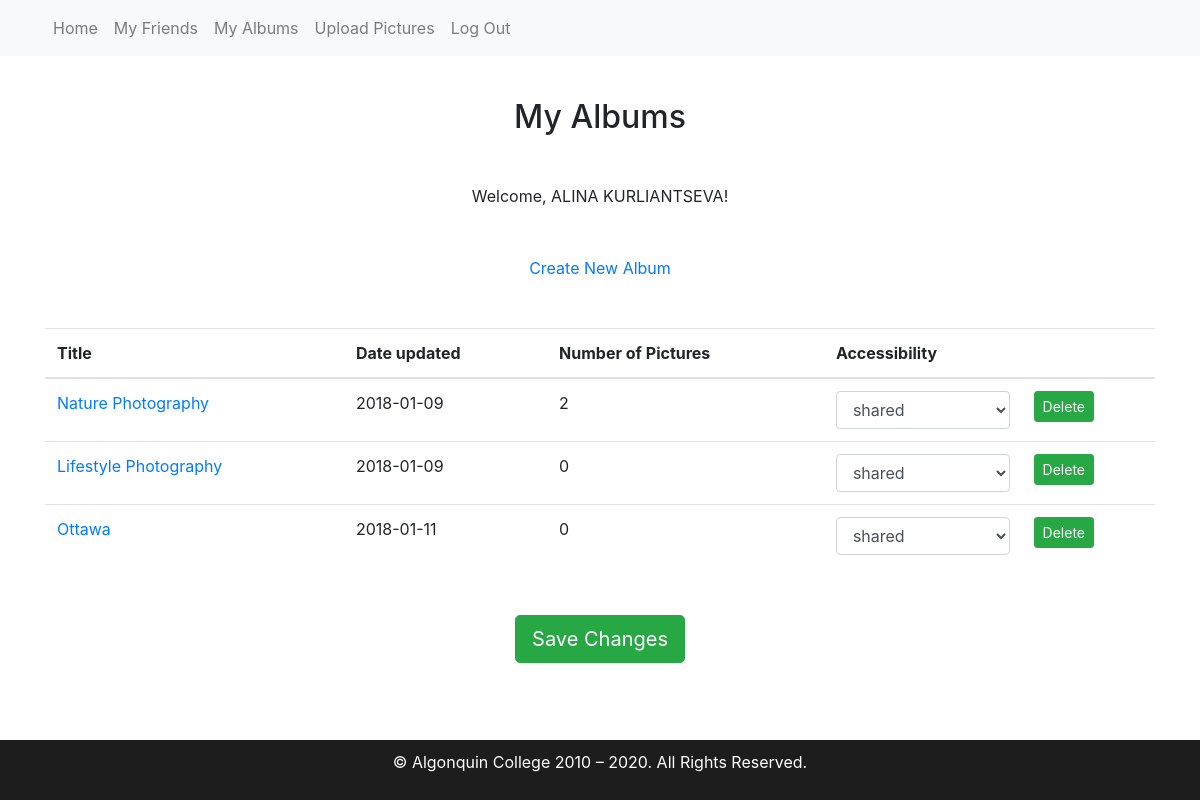
The page /ac-php-project/MyAlbums.php (signed in) on the database its author committed.
### tables this page shows
CREATE TABLE IF NOT EXISTS `User` (
  `user_id` varchar(16) NOT NULL,
  `name` varchar(256) NOT NULL,
  `phone` varchar(16) DEFAULT NULL,
  `password` varchar(256) DEFAULT NULL
);

CREATE TABLE IF NOT EXISTS `Album` (
  `album_id` int(11) NOT NULL,
  `title` varchar(256) NOT NULL,
  `description` varchar(3000) DEFAULT NULL,
  `date_updated` date NOT NULL,
  `owner_id` varchar(16) NOT NULL,
  `accessibility_code` varchar(16) NOT NULL
);

### ac-php-project/includes/session.php (called while the page is built, shortened)
<?php
    class Session {
        private $signed_in = false;
        public function is_signed_in() {
            return $this->signed_in;
        }
        private function check_the_login() {
            if (isset($_SESSION['user_id'])) {
                $this->user_id = $_SESSION['user_id'];
                $this->signed_in = true;
            } else {
                unset($this->user_id);
                $this->signed_in = false;
            }
        }
    }
    $session = new Session();

### ac-php-project/includes/database.php (called while the page is built, shortened)
<?php
    class Database {
        public $connection;
        public function open_db_connection() {
            $this->connection = new mysqli(DB_HOST, DB_USER, DB_PASS, DB_NAME);
        }
        public function query($sql) {
            $result = $this->connection->query($sql);
            return $result;
        }
        public function escape_string($string) {
            $escaped_string = $this->connection->real_escape_string($string);
            return $escaped_string;
        }
    }
    $database = new Database();

### ac-php-project/includes/db_object.php (called while the page is built, shortened)
<?php
    class DB_object {
        public static function find_by_id($id) {
            $the_result_array = static::find_by_query("SELECT * FROM  " . static::$db_table . "  WHERE user_id = '$id' LIMIT 1");
            return !empty($the_result_array) ? array_shift($the_result_array) : false;
        }
        public static function find_by_query($sql) {
            global $database;
            $result_set = $database->query($sql);
            $the_object_array = array();
            while ($row = mysqli_fetch_array($result_set)) {
                $the_object_array[] = static::instantiation($row);
            }
            return $the_object_array;
        }
        public static function instantiation($the_record) {
            $the_object = new $calling_class;
            foreach ($the_record as $the_attribute => $value) {
                if ($the_object->has_the_attribute($the_attribute)) {
                    $the_object->$the_attribute = $value;
                }
            }
            return $the_object;
        }
        private function has_the_attribute($the_attribute) {
            $object_properties = get_object_vars($this);
            return array_key_exists($the_attribute, $object_properties);
        }
    }

### ac-php-project/includes/album.php (called while the page is built, shortened)
<?php
    class Album extends DB_object
    {
        protected static $db_table = "Album";
         public static function find_by_owner_id($id) {
            $the_result_array = static::find_by_query("SELECT * FROM  " . static::$db_table . "  WHERE owner_id = '$id'");
            return !empty($the_result_array) ? ($the_result_array) : false;
        }
    }

### ac-php-project/includes/photo.php (called while the page is built, shortened)
<?php
    class Photo extends DB_object {
        protected static $db_table = "Picture";
        public static function get_all_photos($album_id) {
            global $database;
            $album_id = $database->escape_string($album_id);
            $sql = "SELECT * FROM  " . self::$db_table . " ";
            $sql .= "WHERE album_id = '{$album_id}'";
            $the_result_array = self::find_by_query($sql);
            return count((array)$the_result_array);
        }
    }

### ac-php-project/MyAlbums.php (the view, shortened to what this page needs)
<?php
    include("includes/header.php");
    $all_album = Album::find_by_owner_id($session->user_id);
?>
<div class="container text-center">
<h2 class="my-5">My Albums</h2>
<p class="mb-5">Welcome, <?php echo User::find_by_id($session->user_id)->name; ?>!</p>
<p class="mb-5"><a href="AddAlbum.php">Create New Album</a></p>
    <form action="<?php echo $_SERVER["PHP_SELF"]; ?>" method="post"  enctype="multipart/form-data">
        <table class="table table-hover text-left mb-5">
            <thead>
                <tr>
                    <th>Title </th>
                    <th>Date updated</th>
                    <th>Number of Pictures </th>
                    <th>Accessibility</th>
                    <th></th>
                </tr>
            </thead>
            <tbody>
            <?php
                $albums = Album::find_by_owner_id($session->user_id);
                if($albums != null){
                    foreach ($albums as $album):
                        $albumId = $album->album_id;
            ?>
                        <tr>
                            <td><a href="MyPictures.php?albumId=<?php echo $albumId; ?>"><?php echo $album->title; ?></a></td>
                            <td><?php echo $album->date_updated ?></td>
                            <td><?php echo Photo::get_all_photos($album->album_id); ?></td>
                            <td>
                                <select class="form-control" name="<?php echo $album->album_id; ?>" id="accessibility" value="<?php echo $album->album_id; ?>">
                                    <option  value="<?php echo $album->accessibility_code; ?>"><?php echo $album->accessibility_code; ?> </option>
                                </select>
                            </td>
                            <td>
                                <button type="submit" name="btnDelete" value="<?php echo $album->album_id; ?>" class="btn btn-success btn-sm" onclick="return confirm('Are you sure you want to delete the selected album with all its pictures?')">Delete</button>
                            </td>
                        </tr>
            <?php
                    endforeach;
                }
            ?>
            </tbody>
        </table>
        <p>
            <input type="submit" name="btnUpload" value="Save Changes" class="btn btn-success btn-lg" />
        </p>
    </form>
</div>
<?php include("includes/footer.php");

### ac-php-project/includes/header.php (shortened to what this page needs)
<?php
    require_once("init.php");
?>
<!DOCTYPE html>
<html lang="en" style="position: relative; min-height: 100%;">
    <head>
        <link rel="stylesheet" href="./includes/bootstrap.min.css"/>
    </head>
    <body style="padding-top: 50px; margin-bottom: 60px;">
        <nav class="navbar fixed-top navbar-expand-lg navbar-light bg-light">
            <div class="container">
                <div class="collapse navbar-collapse" id="navbar-toggler-demo">
                    <ul class="navbar-nav mr-auto">
                        <li class="nav-item"><a class="nav-link" href="Index.php">Home</a></li>
                        <li class="nav-item"><a class="nav-link" href="MyFriends.php">My Friends</a></li>
                        <li class="nav-item"><a class="nav-link" href="MyAlbums.php">My Albums</a></li>
                        <li class="nav-item"><a class="nav-link" href="UploadPictures.php">Upload Pictures</a></li>
                        <?php
                            if($session->is_signed_in()) {
                                echo "<li class=\"nav-item\"><a class=\"nav-link\" href='Logout.php'>Log Out</a></li>";
                            } else {
                                echo "<li class=\"nav-item\"><a class=\"nav-link\" href='Login.php'>Log In</a></li>";
                            }
                        ?>
                    </ul>
                </div>
            </div>
        </nav>

### ac-php-project/includes/footer.php (shortened to what this page needs)
        <footer style="position: absolute; bottom: 0; width: 100%; background-color: #1d1d1d;">
            <div class="container">
                <p style="text-align: center; padding: 10px; color: white;">&copy; Algonquin College 2010 –
                    <?php date_default_timezone_set("America/Toronto"); print Date("Y"); ?>. All Rights Reserved.
                </p>
            </div>
        </footer>
    </body>
</html>

### rows shown on the page
user: name "ALINA KURLIANTSEVA"
album: title "Nature Photography", date_updated "2018-01-09", album_id "2", accessibility_code+album_id "shared"
album: title "Lifestyle Photography", date_updated "2018-01-09", album_id "0", accessibility_code+album_id "shared"
album: title "Ottawa", date_updated "2018-01-11", album_id "0", accessibility_code+album_id "shared"

### other values the page prints
Date("Y") "2020"
